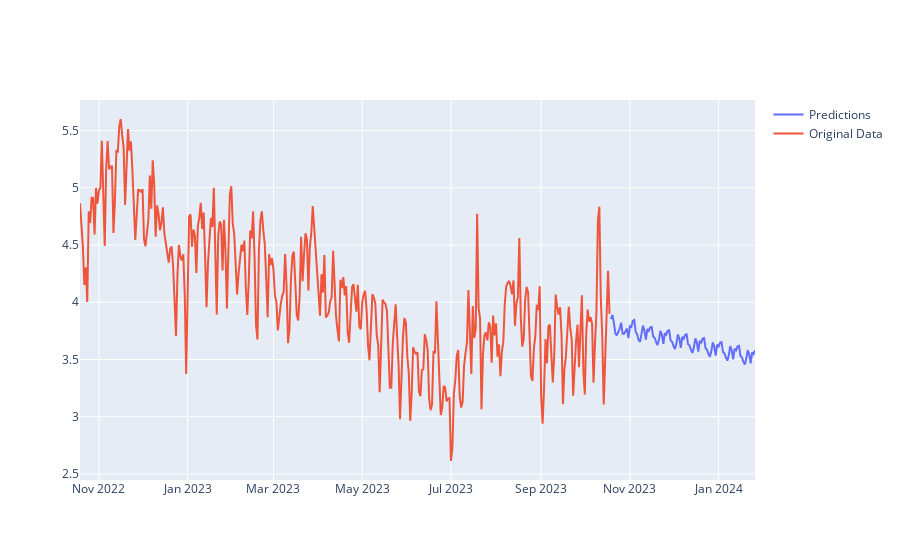

This figure's notebook cell:
### Code cell
fig.add_trace(go.Scatter(x=forecast.index, y=forecast['Predictions'],
                        mode='lines', name='Predictions'))
fig.add_trace(go.Scatter(x=forecast.index, y=forecast['Original'],
                        mode='lines', name='Original Data'))

### Figure 1 — Plotly figure (JSON) as saved in the notebook; plotly's stock layout.template omitted (floating-point values rounded to 4 significant figures; data arrays with more than 128 entries replaced by an {"elided": "..."} marker saying what was removed)
{"data": [{"mode": "lines", "name": "Predictions", "type": "scatter", "x": {"elided": "465 str values"}, "y": {"elided": "465 float values"}}, {"mode": "lines", "name": "Original Data", "type": "scatter", "x": {"elided": "465 str values"}, "y": {"elided": "465 float values"}}], "layout": {}}
